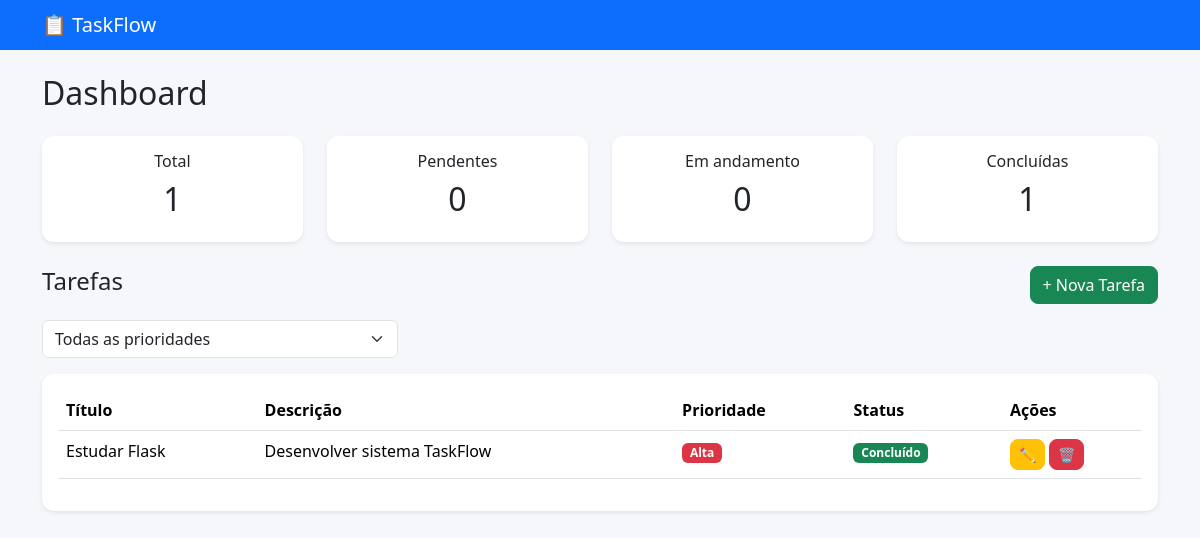
The app's page /dashboard, older data.
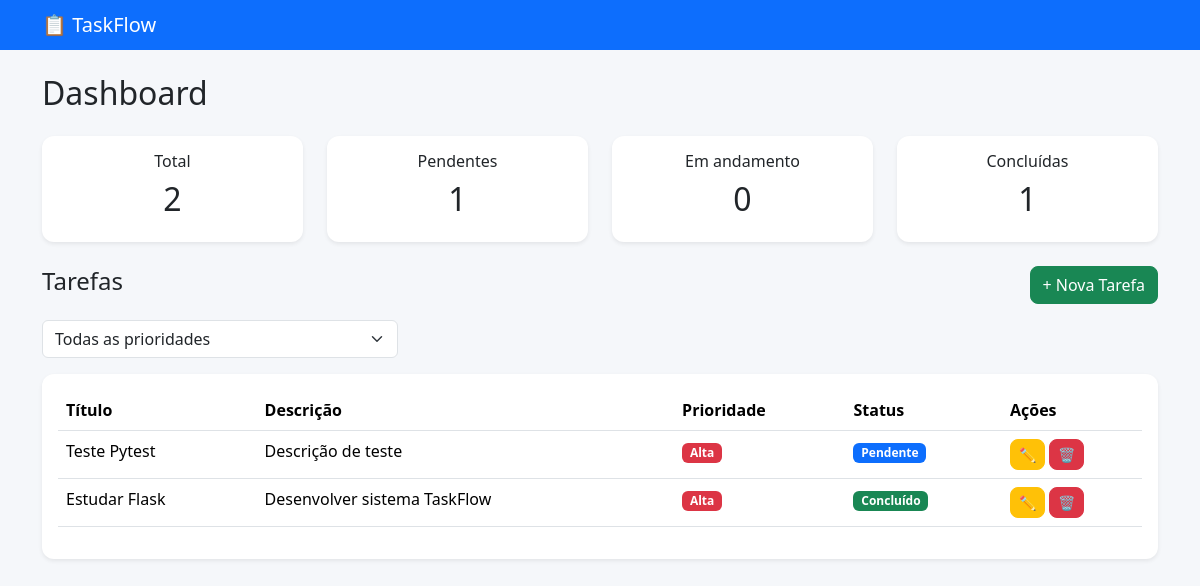
The same page, newer data.
### tables this page shows
CREATE TABLE tasks (
            id INTEGER PRIMARY KEY AUTOINCREMENT,
            title TEXT NOT NULL,
            description TEXT,
            priority TEXT NOT NULL,
            status TEXT NOT NULL
        );

### src/routes.py (the view)
    @app.route("/dashboard")
    def dashboard():
        priority = request.args.get("priority")
        if priority:
            tasks = get_tasks_by_priority(priority)
        else:
            tasks = get_all_tasks()
        stats = get_dashboard_stats()
        return render_template(
            "dashboard.html",
            tasks=tasks,
            stats=stats,
            selected_priority=priority
        )

### src/database.py (called while the page is built)
def get_connection():
    connection = sqlite3.connect(Config.DATABASE)
    connection.row_factory = sqlite3.Row
    return connection

### src/services.py (called while the page is built)
def get_all_tasks():
    conn = get_connection()
    tasks = conn.execute(
        """
        SELECT *
        FROM tasks
        ORDER BY id DESC
        """
    ).fetchall()
    conn.close()
    return tasks

def get_dashboard_stats():
    conn = get_connection()
    total = conn.execute(
        "SELECT COUNT(*) FROM tasks"
    ).fetchone()[0]
    pending = conn.execute(
        "SELECT COUNT(*) FROM tasks WHERE status='Pendente'"
    ).fetchone()[0]
    progress = conn.execute(
        "SELECT COUNT(*) FROM tasks WHERE status='Em andamento'"
    ).fetchone()[0]
    completed = conn.execute(
        "SELECT COUNT(*) FROM tasks WHERE status='Concluído'"
    ).fetchone()[0]
    conn.close()
    return {
        "total": total,
        "pending": pending,
        "progress": progress,
        "completed": completed
    }

### templates/dashboard.html (shortened to what this page needs)
{% extends 'base.html' %}
{% block content %}
<h2 class="mb-4">Dashboard</h2>
<div class="row mb-4">
    <div class="col-md-3">
        <div class="card text-center shadow-sm">
            <div class="card-body">
                <h6>Total</h6>
                <h2>{{ stats.total }}</h2>
            </div>
        </div>
    </div>
    <div class="col-md-3">
        <div class="card text-center shadow-sm">
            <div class="card-body">
                <h6>Pendentes</h6>
                <h2>{{ stats.pending }}</h2>
            </div>
        </div>
    </div>
    <div class="col-md-3">
        <div class="card text-center shadow-sm">
            <div class="card-body">
                <h6>Em andamento</h6>
                <h2>{{ stats.progress }}</h2>
            </div>
        </div>
    </div>
    <div class="col-md-3">
        <div class="card text-center shadow-sm">
            <div class="card-body">
                <h6>Concluídas</h6>
                <h2>{{ stats.completed }}</h2>
            </div>
        </div>
    </div>
</div>
<div class="d-flex justify-content-between align-items-center mb-3">
    <h4>Tarefas</h4>
    <a href="/new" class="btn btn-success">
        + Nova Tarefa
    </a>
</div>
<form method="GET" action="/dashboard" class="mb-3">
    <div class="row">
        <div class="col-md-4">
            <select
                name="priority"
                class="form-select"
                onchange="this.form.submit()">
                <option value="">Todas as prioridades</option>
            </select>
        </div>
    </div>
</form>
<div class="card shadow-sm">
    <div class="card-body">
        {% if tasks %}
        <table class="table table-hover">
            <thead>
                <tr>
                    <th>Título</th>
                    <th>Descrição</th>
                    <th>Prioridade</th>
                    <th>Status</th>
                    <th width="140">Ações</th>
                </tr>
            </thead>
            <tbody>
            {% for task in tasks %}
            <tr>
                <td>{{ task.title }}</td>
                <td>{{ task.description }}</td>
                <td>
                    {% if task.priority == "Alta" %}
                        <span class="badge bg-danger">
                            {{ task.priority }}
                        </span>
                    {% elif task.priority == "Média" %}
                        <span class="badge bg-warning text-dark">
                            {{ task.priority }}
                        </span>
                    {% else %}
                        <span class="badge bg-success">
                            {{ task.priority }}
                        </span>
                    {% endif %}
                </td>
                <td>
                    {% if task.status == "Concluído" %}
                        <span class="badge bg-success">
                            {{ task.status }}
                        </span>
                    {% elif task.status == "Em andamento" %}
                        <span class="badge bg-warning text-dark">
                            {{ task.status }}
                        </span>
                    {% else %}
                        <span class="badge bg-primary">
                            {{ task.status }}
                        </span>
                    {% endif %}
                </td>
                <td>
                    <a
                        href="/edit/{{ task.id }}"
                        class="btn btn-warning btn-sm">
                        ✏️
                    </a>
                    <a
                        href="/delete/{{ task.id }}"
                        class="btn btn-danger btn-sm"
                        onclick="return confirm('Deseja realmente excluir esta tarefa?');">
                        🗑️
                    </a>
                </td>
            </tr>
            {% endfor %}
            </tbody>
        </table>
        {% else %}
        <div class="alert alert-info">
            Nenhuma tarefa encontrada para esta prioridade.
        </div>
        {% endif %}
    </div>
</div>
{% endblock %}

Row changes from the older to the newer data that the page shows:
added tasks: title "Teste Pytest", description "Descrição de teste", priority "Alta", status "Pendente"
Text that changed along with them:
{{ stats.total }}: "1" → "2"
{{ stats.pending }}: "0" → "1"
